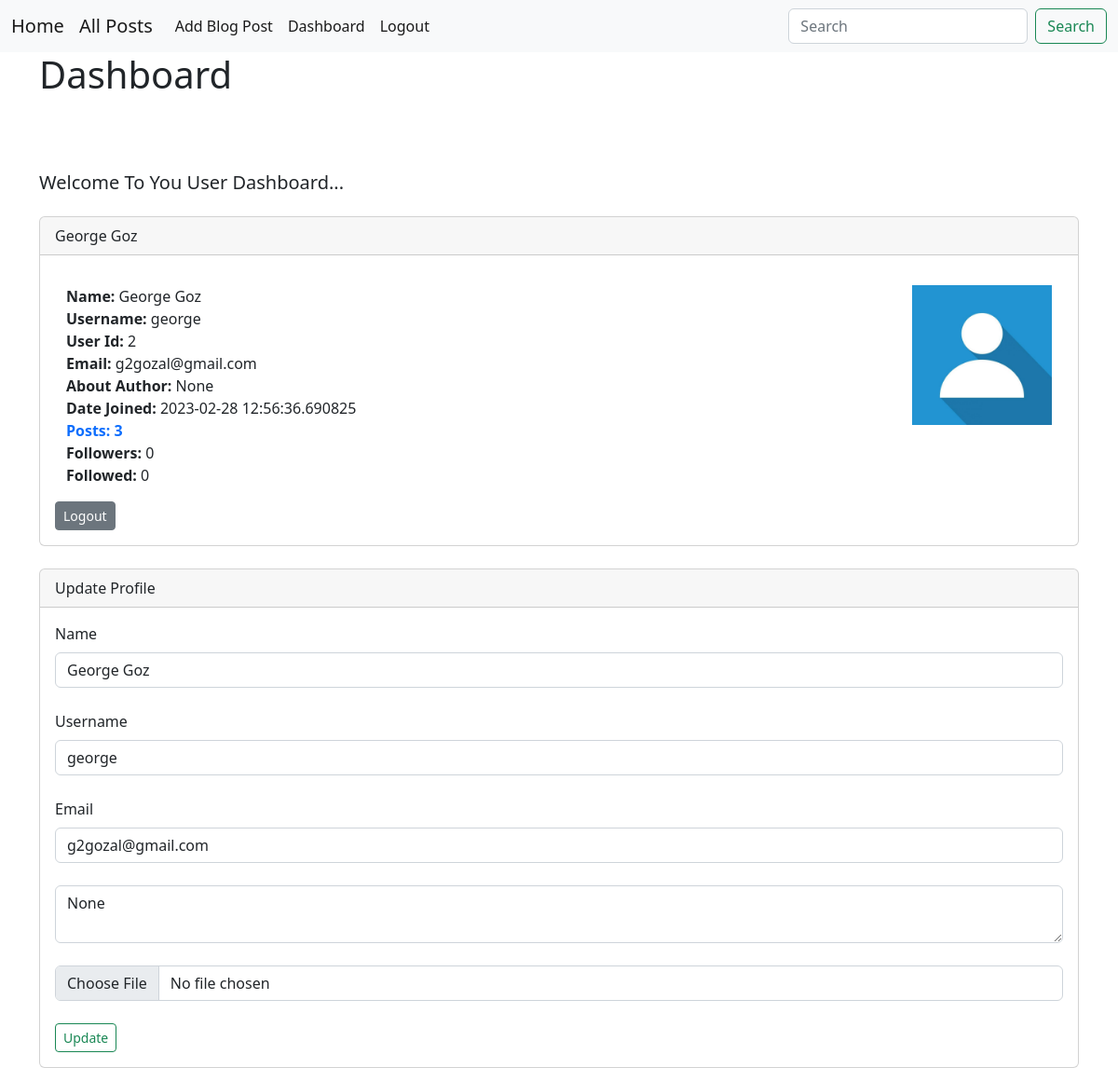
/dashboard (signed in), run on the app's committed database.
### app/views/auth/models.py (models this page shows, shortened)
class User(db.Model, UserMixin):
    __tablename__ = 'users'
    id = db.Column(db.Integer, primary_key=True)
    username = db.Column(db.String(20), nullable=False, unique=True)
    name = db.Column(db.String(100), nullable=False, index=True)
    email = db.Column(db.String(100), nullable=False, unique=True)
    about_author = db.Column(db.String(500), nullable=True)
    date_added = db.Column(db.DateTime, default=datetime.utcnow)
    profile_pic = db.Column(db.String(128), nullable=True)
    password_hash = db.Column(db.String(128))
    role = db.Column(db.String(100), default='user')
    posts = db.relationship('Posts', backref='poster')
    comments = db.relationship('Comments', backref='commenter')
    likes = db.relationship('Like', backref='user')
    """
        # start
        # followers = db.Table('followers',
        #     db.Column('follower_id', db.Integer, db.ForeignKey('users.id')),
        #     db.Column('followed_id', db.Integer, db.ForeignKey('users.id'))
        # )

        # followed = db.relationship(
        #     'User',
        #     secondary=followers,
        #     primaryjoin=(followers.c.follower_id == id),
        #     secondaryjoin=(followers.c.followed_id == id),
        #     backref=db.backref('followers', lazy='dynamic'), lazy='dynamic')

        # followed_posts = db.relationship(
        #     'Posts',
        #     secondary=followers,  # 'join(Posts,User).join(followers)',
        #     primaryjoin=(followers.c.follower_id == id),
        #     secondaryjoin=(Posts.poster_id == followers.c.followed_id),
        #     lazy='dynamic',
        #     viewonly=True)

        # def follow(self, user):
        #     if not self.is_following(user):
        #         self.followed.append(user)

        # def unfollow(self, user):
        #     if self.is_following(user):
        #         self.followed.remove(user)
        # works
        # def is_following(self, user):
        #     try:
        #         is_following = self.followed.filter_by(username=user.username).count() > 0
        #         is_following = self.followed.filter_by(followed_id=user.id).count() > 0
        #     except AttributeError:
        #         is_following = False
        #     return is_following
        # end
    """
    followed = db.relationship('Follow',
        foreign_keys=[Follow.follower_id],
        backref=db.backref('follower', lazy='joined'),
        lazy='dynamic',
        cascade='all, delete-orphan')
    followers = db.relationship('Follow',
        foreign_keys=[Follow.followed_id],
        backref=db.backref('followed', lazy='joined'),
        lazy='dynamic',
        cascade='all, delete-orphan')
    def follow(self, user):
        if not self.is_following(user):
            f = Follow(follower=self, followed=user)
            db.session.add(f)
    def unfollow(self, user):
        f = self.followed.filter_by(followed_id=user.id).first()
        if f:
            db.session.delete(f)
    def is_following(self, user):
        return self.followed.filter_by(
            followed_id=user.id).first() is not None

### app/views/auth/views.py (the view)
@auth.route('/dashboard', methods=['GET', 'POST'])
@login_required
def dashboard():
    form = UserForm()
    id = current_user.id
    user = User.query.get_or_404(id)
    if request.method == 'POST':
        user.name = request.form['name']
        user.email = request.form['email']
        user.username = request.form['username']
        user.about_author = request.form['about_author']
        if form.profile_pic.data:
            try:
                pic_filename = secure_filename(form.profile_pic.data.filename)
            except AttributeError:
                pic_filename = '_'.join(user.profile_pic.split('_')[1:])
            if not user.profile_pic or '_'.join(
                user.profile_pic.split('_')[1:]) != pic_filename:
                pic_name = str(uuid.uuid1()) + "_" + pic_filename
                form.profile_pic.data.save(f'app/static/uploads/{pic_name}')
                user.profile_pic = pic_name
        try:
            db.session.commit()
            flash('User Updated Successfully!', category='success')
            return render_template(
                'auth/dashboard.html',
                user=current_user,
                form=form
            )
        except Exception as e:
            flash(e)
            return render_template(
                'auth/dashboard.html',
                user=user,
                form=form
            )
    else:
        return render_template(
            'auth/dashboard.html',
            user=current_user,
            form=form
        )

### app/views/auth/forms.py (shortened to what this page needs)
class UserForm(FlaskForm):
    username = StringField('Username', [Length(min=2, max=30), DataRequired()])
    name = StringField('Name', [DataRequired()])
    email = EmailField('Email', [Email(), DataRequired()])
    password_hash = PasswordField('Password', [Length(min=6), DataRequired()])
    password_hash2 = PasswordField('Confirm Password', [EqualTo('password_hash', message='Passwords Must Match!'), DataRequired()])
    profile_pic = FileField('Profile Pic', [FileAllowed(['png', 'jpg', 'jpeg'])])
    submit = SubmitField('Create Account')

### app/views/posts/forms.py
class SearchForm(FlaskForm):
    searched = StringField('Searched', [DataRequired()])
    submit = SubmitField('Submit')

### app/__init__.py (called while the page is built)
def register_extensions(app):
    db.init_app(app)
    migrate.init_app(app, db)
    mail.init_app(app)
    ckeditor.init_app(app)
    @login_manager.user_loader
    def load_user(id_):
        return User.query.get(id_)
    login_manager.init_app(app)

### app/views/posts/views.py (called while the page is built)
@post_view.app_context_processor
def base():
    searchform = SearchForm()
    return dict(searchform=searchform)

### app/templates/auth/dashboard.html (shortened to what this page needs)
{% extends 'base.html' %}
{% block content %}
<h1>Dashboard</h1>
<br>
<br><br>
<h5 class="card-title">Welcome To You User Dashboard...</h5>
<br>
<div class="card">
    <div class="card-header">
        {{ current_user.name }}
    </div>
    <div class="card-body">
        <p class="card-text">
            <div class="container">
                <div class="row">
                    <div class="col-8">
                        <strong>Name: </strong>{{ current_user.name }}<br>
                        <strong>Username: </strong>{{ current_user.username }}<br>
                        <strong>User Id: </strong>{{ current_user.id }}<br>
                        <strong>Email: </strong>{{ current_user.email }}<br>
                        {% if current_user.about_author != "" or current_user.about_author != "None"|trim %}
                            <strong>About Author: </strong>{{ current_user.about_author}}<br>
                        {% endif %}
                        <strong>Date Joined: </strong>{{ current_user.date_added }}<br>
                        <strong><a href="{{url_for('followers.user_posts',username=user.username)}}">Posts: {{user.posts|length}}</a></strong><br>
                        <strong>Followers: </strong>{{ user.followers.count() }} <br>
                        <strong>Followed: </strong>{{ user.followed.count() }}
                    </div>
                    <div class="col-4">
                        {% if current_user.profile_pic %}
                            <img src="{{ url_for('static', filename='uploads/' + current_user.profile_pic)}}" alt="default_profile_pic" height="150" align="right">
                        {% else %}
                            <img src="{{url_for('static',filename='uploads/default-profile-picture.jpeg')}}" alt="default_profile_pic" height="150" align="right">
                        {% endif %}
                    </div>
                </div>
            </div>
        </p>
        <a href="{{url_for('auth.logout')}}" class="btn btn-secondary btn-sm">Logout</a>
    </div>
</div>
<br>
<div class="card">
    <div class="card-header">
        Update Profile
    </div>
    <div class="card-body">
        <form action="/dashboard" method="post" enctype="multipart/form-data">
            {{ form.name.label(class="form-label") }}
            {{ form.name(class="form-control", value=current_user.name) }}
            <br>
            {{ form.username.label(class="form-label") }}
            {{ form.username(class="form-control", value=current_user.username) }}
            <br>
            {{ form.email.label(class="form-label") }}
            {{ form.email(class="form-control", value=current_user.email) }}
            <br>
            <textarea class="form-control" name="about_author">
{{ current_user.about_author }}
            </textarea>
            <br>
            <input type="file" name="profile_pic" class="form-control" accept=".png, .jpg, .jpeg"/>
            <br>
            {{ form.submit(class="btn  btn-outline-success btn-sm",value='Update') }}
        </form>
    </div>
</div>
{% endblock %}

### app/templates/base.html (shortened to what this page needs)
<!DOCTYPE html>
<html lang="en">
<head>
    <link rel="stylesheet" href="{{url_for('static',filename='css/bootstrap.min.css')}}">
</head>
<body>
    {% include 'navbar.html' %}
    <div class="container">
        {% block content %}
        {% endblock %}
    </div>
</body>
</html>

### app/templates/navbar.html (shortened to what this page needs)
<nav class="navbar navbar-expand-lg navbar-light bg-light">
    <div class="container-fluid">
        {% if current_user.is_authenticated %}
            <a class="navbar-brand" href="{{url_for('followers.followed_posts')}}">Home</a>
            <a class="navbar-brand" href="{{url_for('post.list')}}">All Posts</a>
        {% else %}
            <a class="navbar-brand" href="{{url_for('post.list')}}">Home</a>
        {% endif %}
        <div class="collapse navbar-collapse" id="navbarSupportedContent">
            <ul class="navbar-nav me-auto mb-2 mb-lg-0">
                <li class="nav-item">
                    <a class="nav-link active" aria-current="page" href="{{url_for('post.add')}}">Add Blog Post</a>
                </li>
                {% if current_user.is_authenticated %}
                    <li class="nav-item">
                        <a class="nav-link active" aria-current="page" href="{{url_for('auth.dashboard')}}">Dashboard</a>
                    </li>
                    <li class="nav-item">
                        <a class="nav-link active" aria-current="page" href="{{url_for('auth.logout')}}">Logout</a>
                    </li>
                {% endif %}
            </ul>
            <form method="POST" action="{{url_for('post.search')}}" class="d-flex" role="search">
                <input class="form-control me-2" type="search" placeholder="Search" aria-label="Search" name="searched" value placeholder required>
                <button class="btn btn-outline-success" type="submit">Search</button>
            </form>
        </div>
    </div>
</nav>

### app/templates/auth/dashboard.html (style rules this page uses)
a { text-decoration: none; }

### data on the page
User: name "George Goz", username "george", id "2", email "g2gozal@gmail.com", about_author "None", date_added "2023-02-28 12:56:36.690825"

### other printed values
{{ user.posts|length }} "3"
{{ user.followers.count() }} "0"
{{ user.followed.count() }} "0"
